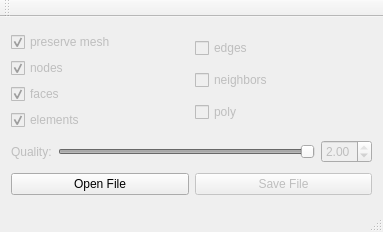
<?xml version="1.0" encoding="UTF-8"?>
<ui version="4.0">
 <class>MainWindow</class>
 <widget class="QMainWindow" name="MainWindow">
  <property name="geometry">
   <rect>
    <x>0</x>
    <y>0</y>
    <width>383</width>
    <height>232</height>
   </rect>
  </property>
  <property name="sizePolicy">
   <sizepolicy hsizetype="Preferred" vsizetype="Preferred">
    <horstretch>0</horstretch>
    <verstretch>0</verstretch>
   </sizepolicy>
  </property>
  <property name="windowTitle">
   <string>TetraMesher</string>
  </property>
  <widget class="QWidget" name="centralWidget">
   <layout class="QVBoxLayout" name="verticalLayout">
    <item>
     <layout class="QHBoxLayout" name="horizontalLayout">
      <item>
       <layout class="QVBoxLayout" name="vlyot_checkbox">
        <item>
         <widget class="QCheckBox" name="chk_preserve">
          <property name="enabled">
           <bool>false</bool>
          </property>
          <property name="text">
           <string>preserve mesh</string>
          </property>
          <property name="checked">
           <bool>true</bool>
          </property>
         </widget>
        </item>
        <item>
         <widget class="QCheckBox" name="chk_nodes">
          <property name="enabled">
           <bool>false</bool>
          </property>
          <property name="text">
           <string>nodes</string>
          </property>
          <property name="checked">
           <bool>true</bool>
          </property>
         </widget>
        </item>
        <item>
         <widget class="QCheckBox" name="chk_faces">
          <property name="enabled">
           <bool>false</bool>
          </property>
          <property name="text">
           <string>faces</string>
          </property>
          <property name="checked">
           <bool>true</bool>
          </property>
         </widget>
        </item>
        <item>
         <widget class="QCheckBox" name="chk_elements">
          <property name="enabled">
           <bool>false</bool>
          </property>
          <property name="text">
           <string>elements</string>
          </property>
          <property name="checked">
           <bool>true</bool>
          </property>
         </widget>
        </item>
       </layout>
      </item>
      <item>
       <layout class="QVBoxLayout" name="vlyot_checkbox2">
        <item>
         <widget class="QCheckBox" name="chk_edges">
          <property name="enabled">
           <bool>false</bool>
          </property>
          <property name="text">
           <string>edges</string>
          </property>
         </widget>
        </item>
        <item>
         <widget class="QCheckBox" name="chk_neighbors">
          <property name="enabled">
           <bool>false</bool>
          </property>
          <property name="text">
           <string>neighbors</string>
          </property>
         </widget>
        </item>
        <item>
         <widget class="QCheckBox" name="chk_poly">
          <property name="enabled">
           <bool>false</bool>
          </property>
          <property name="text">
           <string>poly</string>
          </property>
         </widget>
        </item>
       </layout>
      </item>
     </layout>
    </item>
    <item>
     <layout class="QHBoxLayout" name="hlyot_quality">
      <item>
       <widget class="QLabel" name="lbl_quality">
        <property name="enabled">
         <bool>false</bool>
        </property>
        <property name="text">
         <string>Quality:</string>
        </property>
       </widget>
      </item>
      <item>
       <widget class="QSlider" name="sld_quality">
        <property name="enabled">
         <bool>false</bool>
        </property>
        <property name="minimum">
         <number>100</number>
        </property>
        <property name="maximum">
         <number>200</number>
        </property>
        <property name="singleStep">
         <number>1</number>
        </property>
        <property name="value">
         <number>200</number>
        </property>
        <property name="sliderPosition">
         <number>200</number>
        </property>
        <property name="tracking">
         <bool>true</bool>
        </property>
        <property name="orientation">
         <enum>Qt::Horizontal</enum>
        </property>
        <property name="tickPosition">
         <enum>QSlider::NoTicks</enum>
        </property>
       </widget>
      </item>
      <item>
       <widget class="QDoubleSpinBox" name="spin_quality">
        <property name="enabled">
         <bool>false</bool>
        </property>
        <property name="minimum">
         <double>1.000000000000000</double>
        </property>
        <property name="maximum">
         <double>2.000000000000000</double>
        </property>
        <property name="singleStep">
         <double>0.010000000000000</double>
        </property>
        <property name="value">
         <double>2.000000000000000</double>
        </property>
       </widget>
      </item>
     </layout>
    </item>
    <item>
     <layout class="QHBoxLayout" name="vlyot_button">
      <item>
       <widget class="QPushButton" name="btn_openfile">
        <property name="text">
         <string>Open File</string>
        </property>
       </widget>
      </item>
      <item>
       <widget class="QPushButton" name="btn_outFile">
        <property name="enabled">
         <bool>false</bool>
        </property>
        <property name="text">
         <string>Save File</string>
        </property>
       </widget>
      </item>
     </layout>
    </item>
   </layout>
  </widget>
  <widget class="QMenuBar" name="menuBar">
   <property name="geometry">
    <rect>
     <x>0</x>
     <y>0</y>
     <width>383</width>
     <height>22</height>
    </rect>
   </property>
  </widget>
  <widget class="QToolBar" name="mainToolBar">
   <attribute name="toolBarArea">
    <enum>TopToolBarArea</enum>
   </attribute>
   <attribute name="toolBarBreak">
    <bool>false</bool>
   </attribute>
  </widget>
  <widget class="QStatusBar" name="statusBar"/>
 </widget>
 <layoutdefault spacing="6" margin="11"/>
 <resources/>
 <connections/>
</ui>
